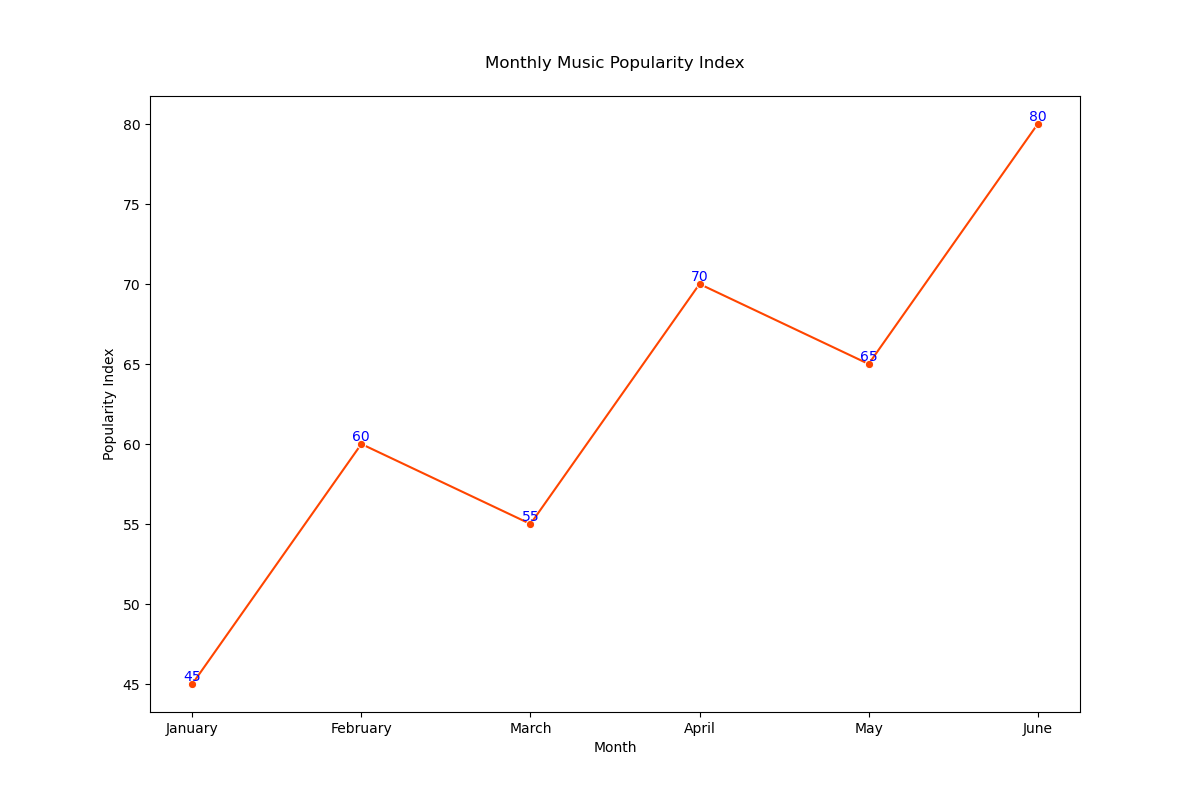

Write Python code to recreate this figure.

import pandas as pd
import seaborn as sns
import matplotlib.pyplot as plt

# Creating the dataset
data = {
    'Month': ['January', 'February', 'March', 'April', 'May', 'June'],
    'Popularity': [45, 60, 55, 70, 65, 80]
}

# Convert the data into a DataFrame
df = pd.DataFrame(data)

# Initialize the matplotlib figure
plt.figure(figsize=(12, 8))

# Plotting the line chart with a Seaborn palette
line_chart = sns.lineplot(x='Month', y='Popularity', data=df, 
                          color='#FF4500', marker='o')

# Annotate each point with its value
for x, y in zip(df['Month'], df['Popularity']):
    plt.text(x=x, y=y, s=y, color='blue', va='bottom', ha='center')

# Set the title of the graph
plt.title('Monthly Music Popularity Index', pad=20)

# Adjust the labels and the legend
plt.xlabel('Month')
plt.ylabel('Popularity Index')

# Show the final result
plt.show()
